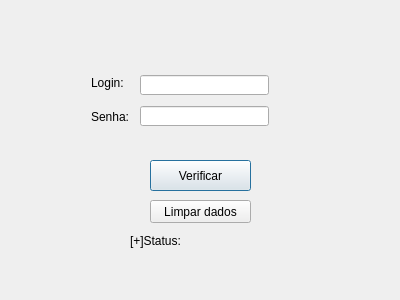
<?xml version="1.0" encoding="UTF-8"?>
<ui version="4.0">
 <class>login</class>
 <widget class="QDialog" name="login">
  <property name="windowModality">
   <enum>Qt::WindowModal</enum>
  </property>
  <property name="geometry">
   <rect>
    <x>0</x>
    <y>0</y>
    <width>400</width>
    <height>300</height>
   </rect>
  </property>
  <property name="sizePolicy">
   <sizepolicy hsizetype="Fixed" vsizetype="Fixed">
    <horstretch>0</horstretch>
    <verstretch>0</verstretch>
   </sizepolicy>
  </property>
  <property name="minimumSize">
   <size>
    <width>400</width>
    <height>300</height>
   </size>
  </property>
  <property name="maximumSize">
   <size>
    <width>400</width>
    <height>300</height>
   </size>
  </property>
  <property name="windowTitle">
   <string>Login</string>
  </property>
  <property name="windowOpacity">
   <double>20.000000000000000</double>
  </property>
  <property name="modal">
   <bool>true</bool>
  </property>
  <widget class="QPushButton" name="verificarLog">
   <property name="geometry">
    <rect>
     <x>150</x>
     <y>160</y>
     <width>101</width>
     <height>31</height>
    </rect>
   </property>
   <property name="text">
    <string>Verificar</string>
   </property>
  </widget>
  <widget class="QLabel" name="labelStatus">
   <property name="geometry">
    <rect>
     <x>130</x>
     <y>250</y>
     <width>191</width>
     <height>31</height>
    </rect>
   </property>
   <property name="text">
    <string/>
   </property>
  </widget>
  <widget class="QLabel" name="labelLog">
   <property name="geometry">
    <rect>
     <x>130</x>
     <y>230</y>
     <width>191</width>
     <height>21</height>
    </rect>
   </property>
   <property name="text">
    <string>[+]Status:</string>
   </property>
  </widget>
  <widget class="QPushButton" name="limparButton">
   <property name="geometry">
    <rect>
     <x>150</x>
     <y>200</y>
     <width>101</width>
     <height>23</height>
    </rect>
   </property>
   <property name="text">
    <string>Limpar dados</string>
   </property>
  </widget>
  <widget class="QFrame" name="gridFrame">
   <property name="geometry">
    <rect>
     <x>0</x>
     <y>0</y>
     <width>400</width>
     <height>300</height>
    </rect>
   </property>
   <property name="styleSheet">
    <string notr="true">background-image: url(:/newPrefix/icons/backlogin.jpg); </string>
   </property>
   <layout class="QGridLayout" name="back"/>
  </widget>
  <widget class="QLineEdit" name="loginTxt">
   <property name="geometry">
    <rect>
     <x>140</x>
     <y>75</y>
     <width>129</width>
     <height>20</height>
    </rect>
   </property>
  </widget>
  <widget class="QLabel" name="label_3">
   <property name="geometry">
    <rect>
     <x>91</x>
     <y>75</y>
     <width>41</width>
     <height>16</height>
    </rect>
   </property>
   <property name="text">
    <string>Login:</string>
   </property>
  </widget>
  <widget class="QLabel" name="label_2">
   <property name="geometry">
    <rect>
     <x>91</x>
     <y>109</y>
     <width>41</width>
     <height>16</height>
    </rect>
   </property>
   <property name="text">
    <string>Senha:</string>
   </property>
  </widget>
  <widget class="QLineEdit" name="senhaTxt">
   <property name="geometry">
    <rect>
     <x>140</x>
     <y>106</y>
     <width>129</width>
     <height>20</height>
    </rect>
   </property>
   <property name="echoMode">
    <enum>QLineEdit::Password</enum>
   </property>
  </widget>
  <zorder>gridFrame</zorder>
  <zorder>verificarLog</zorder>
  <zorder>labelStatus</zorder>
  <zorder>labelLog</zorder>
  <zorder>limparButton</zorder>
  <zorder>label_3</zorder>
  <zorder>loginTxt</zorder>
  <zorder>label_2</zorder>
  <zorder>senhaTxt</zorder>
 </widget>
 <tabstops>
  <tabstop>loginTxt</tabstop>
  <tabstop>senhaTxt</tabstop>
  <tabstop>verificarLog</tabstop>
  <tabstop>limparButton</tabstop>
 </tabstops>
 <resources/>
 <connections/>
</ui>
